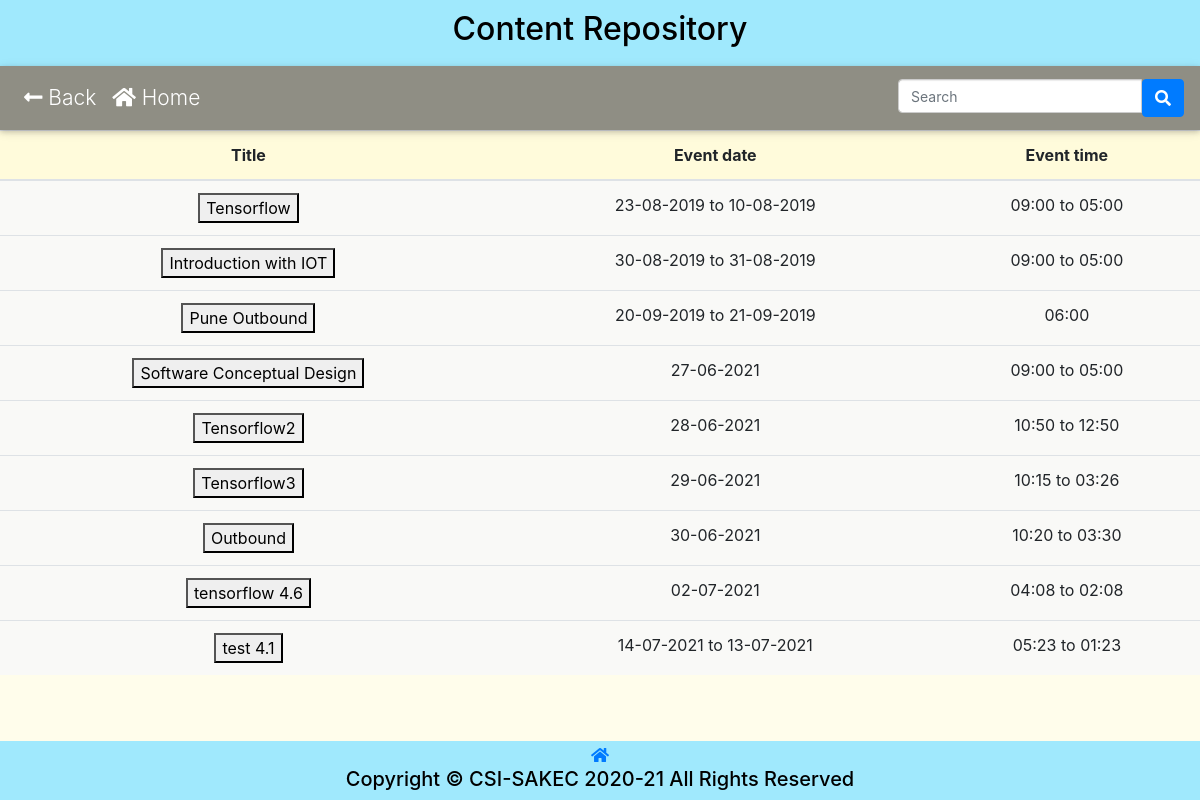
Before: /content_repository.php with the older database file.
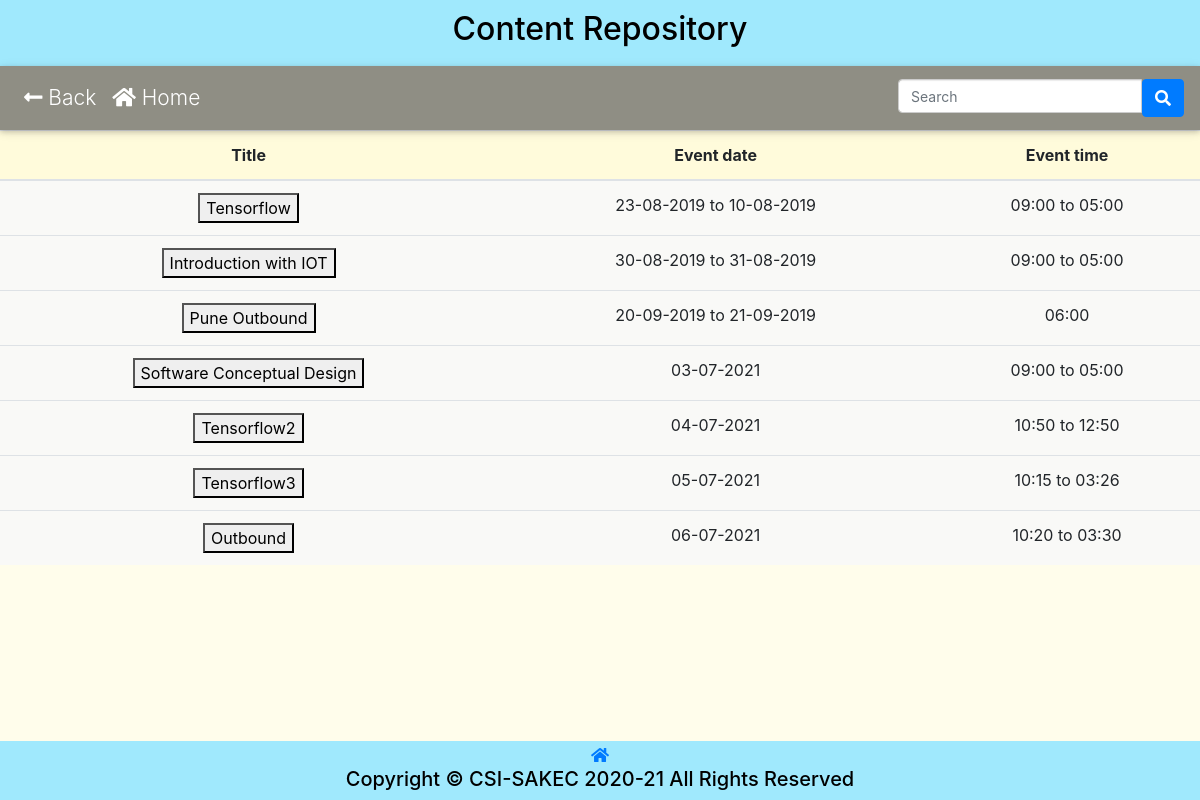
After: the same page with the newer database file.
### tables this page shows
CREATE TABLE `event` (
  `id` int(11) NOT NULL,
  `title` varchar(225) NOT NULL,
  `subtitle` varchar(255) NOT NULL,
  `banner` varchar(256) NOT NULL,
  `e_from_date` date NOT NULL,
  `e_to_date` date NOT NULL,
  `e_from_time` time NOT NULL,
  `e_to_time` time NOT NULL,
  `e_description` text NOT NULL,
  `fee_m` int(5) NOT NULL,
  `fee` int(5) NOT NULL,
  `live` tinyint(1) NOT NULL,
  `feedback` tinyint(4) NOT NULL,
  `selfie` tinyint(4) NOT NULL
);

### content_repository.php (the view, shortened to what this page needs)
<!DOCTYPE html>
<html lang="en" xmlns="http://www.w3.org/1999/xhtml">
<head>
    <link rel="stylesheet" href="https://cdn.jsdelivr.net/npm/bootstrap@4.5.3/dist/css/bootstrap.min.css">
	<link rel="stylesheet" href="https://cdnjs.cloudflare.com/ajax/libs/animate.css/4.1.1/animate.min.css" />
	<link rel="stylesheet" href="https://use.fontawesome.com/releases/v5.8.2/css/all.css">
    <link rel="stylesheet" href="css/attendance.css?v=<?php echo time(); ?>">
</head>
<body>
    <header>
        <h2 style="text-align: center;">Content Repository</h2>
    </header>
    <nav class="navbar navbar-expand-lg navbar-dark default-color sticky-top">
		<div class="collapse navbar-collapse" id="navbarSupportedContent-333">
			<ul class="navbar-nav mr-auto">
                <li class="nav-item">
					<a class="nav-link" href="eventmanagement.php"><i class="fas fa-long-arrow-alt-left"></i>  Back</a>
				</li>
                <li class="nav-item">
					<a class="nav-link" href="index.php"><i class="fas fa-home"></i>  Home</a>
				</li>
			</ul>
			<ul class="navbar-nav ml-auto nav-flex-icons">
                <form action="<?php echo htmlspecialchars($_SERVER["PHP_SELF"]); ?>" method="POST">
                    <div class="input-group">
                        <input type="search" id="form1" name="search" placeholder="Search" class="form-control" autocomplete="off"/>
                        <button id="search-button" type="submit" class="btn btn-primary">
                            <i class="fas fa-search"></i>
                        </button>
                    </div>
                </form>
			</ul>
		</div>
	</nav>
    <table class="table">
        <thead class="table-head">
            <tr>
                <th scope="col">Title</th>
                <th>Event date</th>
                <th>Event time</th>
            </tr>
        </thead>
        <tbody>
            <div class="table-content" style="font-size: large;">
            <?php
                require_once "config.php";
                        $sql = "SELECT * FROM `event`";
                        $query = mysqli_query($conn, $sql);
                        if (mysqli_num_rows($query) > 0) {
                            while ($row = mysqli_fetch_assoc($query)) {
            ?>
                        <tr>
                            <td>
                                <form action="eventimages.php" method="POST">
                                    <button type="submit" name = "event"><?php echo $row['title']; ?></button>
                                </form>
                            </td>
                            <td>
                                <?php
                                    if($row['e_from_date']!=$row['e_to_date']){
                                        echo date("d-m-Y",strtotime($row['e_from_date']))." to ".date("d-m-Y",strtotime($row['e_to_date']));
                                    }
                                    else{
                                        echo date("d-m-Y",strtotime($row['e_from_date']));
                                    }
                                ?>
                            </td>
                            <td>
                                <?php
                                if($row['e_from_time']!=$row['e_to_time']){
                                    echo date("h:i",strtotime($row['e_from_time']))." to ".date("h:i",strtotime($row['e_to_time']));
                                }
                                else{
                                    echo date("h:i",strtotime($row['e_from_time']));
                                }
                                ?>
                            </td>
                        </tr>
            <?php
                            }
                        } else {
                            echo "<td>No Record Found</td><td/><td/><td/><td/><td/><td/><td/><td/><td/>";
                        }
            ?>
            </div>
        </tbody>
    </table>
    <div class="spacer" style="height:30px;"></div>
    <div class="spacer" style="height:10px;"></div>
    <div class="footer">
        <div class="spacer" style="height:2px;"></div>
        <a href="index.php"><i class="fas fa-home"></i></a>
        <h5>Copyright &copy; CSI-SAKEC 2020-21 All Rights Reserved</h5>
    </div>
</body>
</html>

### css/attendance.css (style rules this page uses)
body { text-align: center; background-color: #fffdeb; font-family: -apple-system,BlinkMacSystemFont,"Segoe UI",Roboto,"Helvetica Neue",Arial,"Noto Sans",sans-serif,"Apple Color Emoji","Segoe UI Emoji","Segoe UI Symbol","Noto Color Emoji"; margin: 0; color: white; padding: 0; color: black; }
header { color: black; background-color: #a0e9fd; padding: 10px; }
.footer { text-align: center; background-color: #a0e9fd; left: 0; bottom: 0; width: 100%; }
.input-group .form-control { position: relative; z-index: 2; float: left; width: 50%; margin-bottom: 0; }
.form-control { display: block; width: 50%; height: 34px; padding: 6px 12px; font-size: 14px; line-height: 1.42857143; color: #555; background-color: #fff; background-image: none; border: 1px solid #ccc; border-radius: 4px; -webkit-box-shadow: inset 0 1px 1px rgb(0 0 0 / 8%); box-shadow: inset 0 1px 1px rgb(0 0 0 / 8%); -webkit-transition: border-color ease-in-out .15s, -webkit-box-shadow ease-in-out .15s; -o-transition: border-color ease-in-out .15s, box-shadow ease-in-out .15s; transition: border-color ease-in-out .15s, box-shadow ease-in-out .15s; }
.table thead th { vertical-align: bottom; border-bottom: 2px solid #dee2e6; background: #fffbdb; }
.table { width: 100%; margin-bottom: 1rem; color: #212529; background: #f9f9f7; }
@media only screen and (min-width: 600px) { .footer { position: fixed; } }
@media only screen and (max-width: 1200px) { .navbar { font-weight: 300; -webkit-box-shadow: 0 2px 5px 0 rgba(0, 0, 0, 0.16), 0 2px 10px 0 rgba(0, 0, 0, 0.12); box-shadow: 0 2px 5px 0 rgba(0, 0, 0, 0.16), 0 2px 10px 0 rgba(0, 0, 0, 0.12); font-size: 21px; } }
.navbar.navbar-dark .navbar-nav .nav-item .nav-link { color: #ffffff; -webkit-transition: .35s; transition: .35s; }
.default-color { background-color: #00000070 !important; }

Changed rows visible on the page:
removed event: title "tensorflow 4.6", e_from_date "02-07-2021", e_from_time "04:08", e_to_time "02:08"
removed event: title "test 4.1", e_from_date "14-07-2021", e_to_date "13-07-2021", e_from_time "05:23", e_to_time "01:23"
changed event "Software Conceptual Design": e_from_date "27-06-2021" → "03-07-2021"
changed event "Tensorflow2": e_from_date "28-06-2021" → "04-07-2021"
changed event "Tensorflow3": e_from_date "29-06-2021" → "05-07-2021"
changed event "Outbound": e_from_date "30-06-2021" → "06-07-2021"
